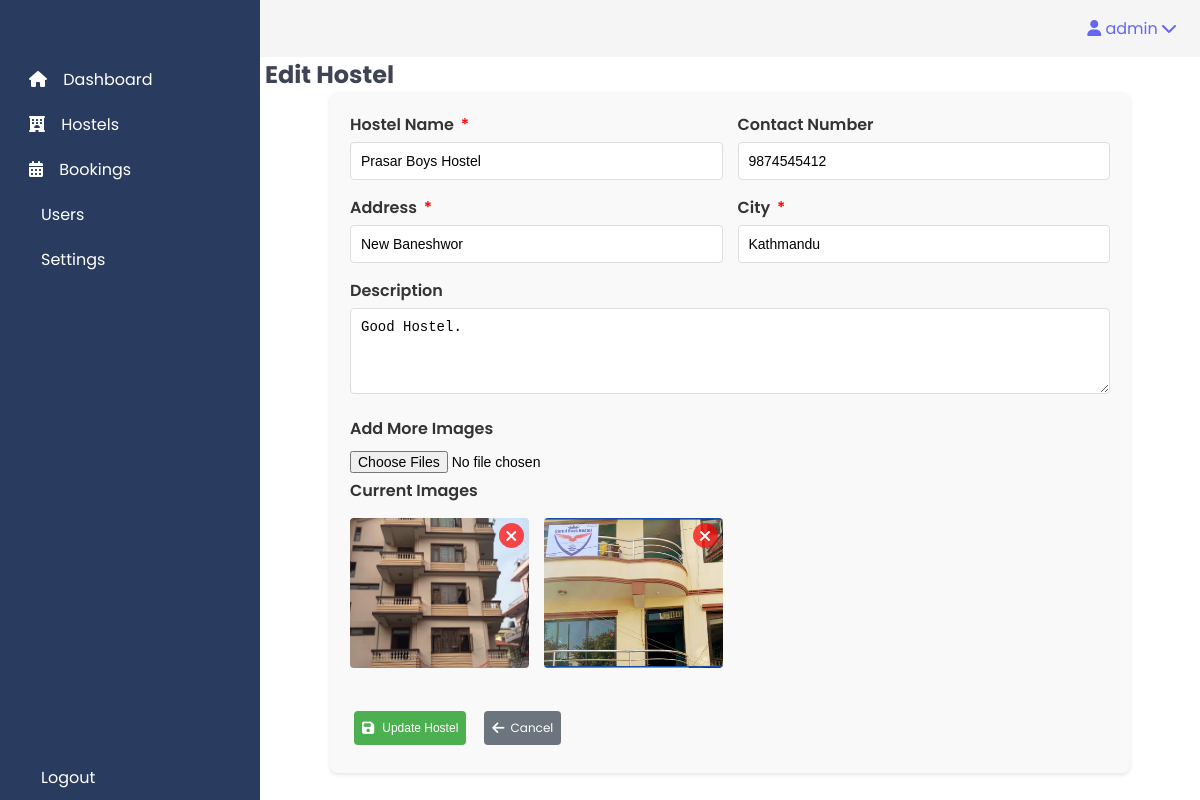
The page /admin/edit_hostel.php?id=1 (signed in) on the database its author committed.
### tables this page shows
CREATE TABLE `hostels` (
  `HostelID` int(11) NOT NULL,
  `Name` varchar(100) NOT NULL,
  `Address` varchar(255) NOT NULL,
  `City` varchar(50) DEFAULT NULL,
  `Description` text DEFAULT NULL,
  `ContactNumber` varchar(15) DEFAULT NULL,
  `AdminID` int(11) DEFAULT NULL,
  `CreatedAt` timestamp NOT NULL DEFAULT current_timestamp(),
  `TotalRooms` int(11) DEFAULT 0,
  `AvailableRooms` int(11) DEFAULT 0
);

CREATE TABLE `hostel_images` (
  `ImageID` int(11) NOT NULL,
  `HostelID` int(11) NOT NULL,
  `ImagePath` varchar(255) NOT NULL,
  `IsPrimaryImage` tinyint(1) DEFAULT 0,
  `UploadedAt` timestamp NOT NULL DEFAULT current_timestamp()
);

### admin/edit_hostel.php (the view, shortened to what this page needs)
<?php
require_once('../includes/db_connection.php');
$hostelId = intval($_GET['id']);
$query = "SELECT * FROM hostels WHERE HostelID = ?";
$stmt = $conn->prepare($query);
$stmt->bind_param("i", $hostelId);
$stmt->execute();
$result = $stmt->get_result();
$hostel = $result->fetch_assoc();
$imageQuery = "SELECT * FROM hostel_images WHERE HostelID = ?";
$imageStmt = $conn->prepare($imageQuery);
$imageStmt->bind_param("i", $hostelId);
$imageStmt->execute();
$images = $imageStmt->get_result();
?>
<!DOCTYPE html>
<html lang="en">
<head>
    <link href="https://cdn.lineicons.com/4.0/lineicons.css" rel="stylesheet" />
    <link rel="stylesheet" href="https://cdnjs.cloudflare.com/ajax/libs/font-awesome/6.0.0/css/all.min.css">
    <link rel="stylesheet" href="../assets/css/admin.css">
</head>
<body>
    <div class="container">
        <?php include 'sidebar.php'; ?>
        <div class="main">
            <?php include 'navbar.php'; ?>
            <h2>Edit Hostel</h2>
            <form method="POST" class="horizontal-form" enctype="multipart/form-data">
                <div class="form-row">
                    <div class="form-group">
                        <label for="name">Hostel Name <span class="required">*</span></label>
                        <input type="text" id="name" name="name" required value="<?php echo htmlspecialchars($hostel['Name']); ?>">
                    </div>
                    <div class="form-group">
                        <label for="contact_number">Contact Number</label>
                        <input type="text" id="contact_number" name="contact_number" value="<?php echo htmlspecialchars($hostel['ContactNumber']); ?>">
                    </div>
                </div>
                <div class="form-row">
                    <div class="form-group">
                        <label for="address">Address <span class="required">*</span></label>
                        <input type="text" id="address" name="address" required value="<?php echo htmlspecialchars($hostel['Address']); ?>">
                    </div>
                    <div class="form-group">
                        <label for="city">City <span class="required">*</span></label>
                        <input type="text" id="city" name="city" required value="<?php echo htmlspecialchars($hostel['City']); ?>">
                    </div>
                </div>
                <div class="form-row">
                    <div class="form-group full-width">
                        <label for="description">Description</label>
                        <textarea id="description" name="description" rows="4"><?php echo htmlspecialchars($hostel['Description']); ?></textarea>
                    </div>
                </div>
                <div class="form-group full-width">
                    <label for="new_images">Add More Images</label>
                    <input type="file" id="new_images" name="new_images[]" multiple accept="image/*">
                </div>
                <div class="form-row">
                    <div class="form-group full-width">
                        <label>Current Images</label>
                        <div class="image-gallery">
                            <?php while ($image = $images->fetch_assoc()): ?>
                                <div class="image-item">
                                    <img src="../<?php echo $image['ImagePath']; ?>" alt="Hostel Image">
                                    <a href="#"
                                        class="delete-image"
                                        data-image-id="<?php echo $image['ImageID']; ?>"
                                        data-hostel-id="<?php echo $hostelId; ?>">
                                        <i class="fas fa-times"></i>
                                    </a>
                                </div>
                            <?php endwhile; ?>
                        </div>
                    </div>
                </div>
                <div class="form-actions">
                    <button type="submit" class="btn btn-primary">
                        <i class="fas fa-save"></i> Update Hostel
                    </button>
                    <a href="manage_hostels.php?id=<?php echo $hostelId; ?>" class="btn btn-secondary">
                        <i class="fas fa-arrow-left"></i> Cancel
                    </a>
                </div>
            </form>
        </div>
    </div>
</body>
</html>

### assets/css/admin.css (style rules this page uses)
a { text-decoration: none; color: #6366f1; }
h2 { margin-left: 5px; color: #3e4455; }
img { vertical-align: middle; max-width: 100%; }
body { font-family: "Poppins", sans-serif; }
.container { display: flex; }
.main { display: flex; flex-direction: column; min-height: 100vh; width: 100%; overflow: hidden; }
.btn-primary { background-color: #4caf50; color: white; padding: 8px 8px; border: none; border-radius: 4px; cursor: pointer; font-size: 12px; margin: 8px 4px; display: inline-flex; align-items: center; gap: 8px; text-decoration: none; transition: background-color 0.3s ease; width: fit-content; }
.btn-primary i { font-size: 14px; }
.btn-secondary { background-color: #6c757d; color: white; padding: 8px 8px; border: none; border-radius: 4px; cursor: pointer; font-size: 12px; margin: 8px 4px; display: inline-flex; align-items: center; gap: 6px; text-decoration: none; transition: background-color 0.3s ease; width: fit-content; }
.btn-secondary i { font-size: 14px; }
.horizontal-form { width: 100%; max-width: 800px; margin: 0 auto; background-color: #f9f9f9; padding: 20px; border-radius: 8px; box-shadow: 0 2px 4px rgba(0, 0, 0, 0.1); }
.horizontal-form .form-row { display: flex; justify-content: space-between; margin-bottom: 15px; }
.horizontal-form .form-group { flex: 1; margin-right: 15px; }
.horizontal-form .form-group:last-child { margin-right: 0; }
.horizontal-form .form-group.full-width { width: 100%; flex: none; }
.horizontal-form label { display: block; margin-bottom: 5px; font-weight: 600; color: #333; }
.horizontal-form input, .horizontal-form textarea { width: 100%; padding: 10px; border: 1px solid #ddd; border-radius: 4px; font-size: 14px; }
.horizontal-form textarea { resize: vertical; }
.horizontal-form .required { color: red; margin-left: 3px; }
.horizontal-form input[type="file"] { border: none; padding: 5px 0; }
.form-actions { display: flex; justify-content: flex-start; gap: 10px; margin-top: 20px; }

### admin/edit_hostel.php (style rules this page uses)
.image-gallery { display: grid; grid-template-columns: repeat(auto-fill, minmax(150px, 1fr)); gap: 15px; margin: 15px 0; }
.image-item { position: relative; height: 150px; }
.image-item img { width: 100%; height: 100%; object-fit: cover; border-radius: 4px; }
.delete-image { position: absolute; top: 5px; right: 5px; background: rgba(255, 0, 0, 0.7); color: white; width: 25px; height: 25px; border-radius: 50%; display: flex; align-items: center; justify-content: center; text-decoration: none; }

### rows shown on the page
hostels: name "Prasar Boys Hostel", contact_number "9874545412", address "New Baneshwor", city "Kathmandu", description "Good Hostel."
hostel_images: ImagePath (picture)
hostel_images: ImagePath (picture)

### other values the page prints
$_SESSION['username'] "admin"
